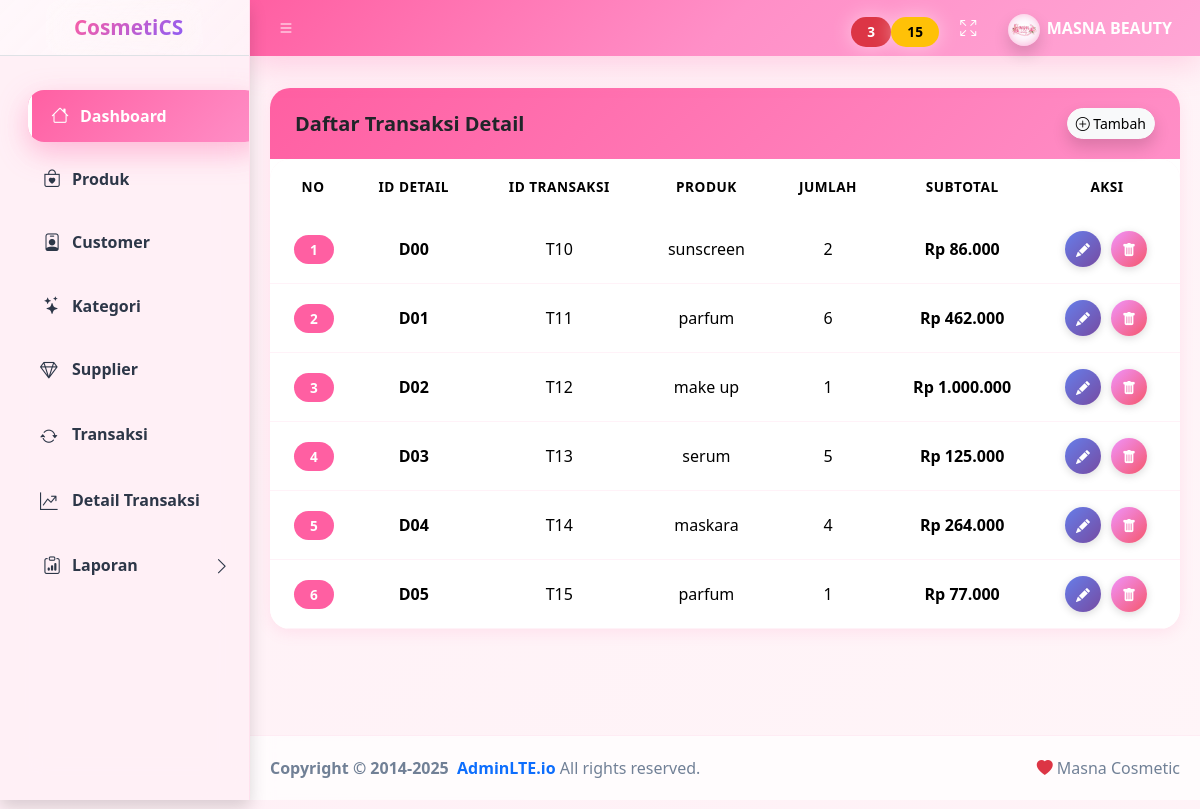
Page /dashboard.php?menu=transaksi_detail (signed in) on the committed database.
### tables this page shows
CREATE TABLE `transaksi_detail` (
  `id_detail` varchar(10) NOT NULL,
  `id_transaksi` varchar(10) NOT NULL,
  `id_produk` varchar(10) NOT NULL,
  `jumlah` int(11) NOT NULL,
  `subtotal` int(11) NOT NULL,
  `harga` varchar(20) NOT NULL
);

CREATE TABLE `produk` (
  `id_produk` varchar(10) NOT NULL,
  `nama_produk` varchar(100) DEFAULT NULL,
  `harga` int(11) DEFAULT NULL,
  `stok` int(11) DEFAULT NULL,
  `id_kategori` varchar(10) NOT NULL,
  `id_supplier` varchar(10) NOT NULL,
  `foto` varchar(100) DEFAULT NULL
);

### form/transaksi_detail/view.php (the view, shortened to what this page needs)
<?php include "koneksi.php"; ?>
<main class="app-main">
  <div class="app-content-header">
  </div>
  <div class="app-content">
    <div class="container-fluid">
      <div class="card card-cosmetic">
<div class="card-header header-cosmetic">
  <div class="d-flex align-items-center">
    <h5 class="mb-0 fw-semibold">
      Daftar Transaksi Detail
    </h5>
    <div class="ms-auto">
      <a href="dashboard.php?menu=addtransaksi_detail"
         class="btn btn-light btn-sm rounded-pill shadow">
        <i class="bi bi-plus-circle"></i>
        <span class="d-none d-md-inline"> Tambah </span>
      </a>
    </div>
  </div>
</div>
        <div class="card-body p-0">
          <table class="table table-hover table-cosmetic align-middle mb-0">
            <thead class="text-center" style="background:#fff0f6">
              <tr>
                <th width="70">NO</th>
                <th>ID DETAIL</th>
                <th>ID TRANSAKSI</th>
                <th>PRODUK</th>
                <th>JUMLAH</th>
                <th>SUBTOTAL</th>
                <th width="140">AKSI</th>
              </tr>
            </thead>
<tbody>
<?php
$no = 1;
$q = mysqli_query($koneksi,"
  SELECT
    td.id_detail,
    td.id_transaksi,
    td.jumlah,
    td.subtotal,
    p.nama_produk
  FROM transaksi_detail td
  JOIN produk p ON td.id_produk = p.id_produk
");
while($d = mysqli_fetch_assoc($q)){
?>
  <tr>
    <td class="text-center">
      <span class="badge bg-pink rounded-pill">
        <?= $no++ ?>
      </span>
    </td>
    <td class="text-center fw-semibold">
      <?= $d['id_detail'] ?>
    </td>
    <td class="text-center">
      <?= $d['id_transaksi'] ?>
    </td>
    <td class="text-center">
      <?= $d['nama_produk'] ?>
    </td>
    <td class="text-center">
      <?= $d['jumlah'] ?>
    </td>
    <td class="text-center fw-semibold">
      Rp <?= number_format($d['subtotal'],0,',','.') ?>
    </td>
    <td class="text-center">
      <a href="dashboard.php?menu=edittransaksi_detail&id_detail=<?= $d['id_detail'] ?>"
         class="btn btn-action btn-edit" title="Edit Detail Transaksi">
        <i class="bi bi-pencil-fill"></i>
      </a>
      <a href="form/transaksi_detail/hapus_detail.php?id_detail=<?= $d['id_detail'] ?>"
         class="btn btn-action btn-delete" title="Hapus Detail Transaksi"
         onclick="return confirm('Yakin hapus data ini?')">
        <i class="bi bi-trash-fill"></i>
      </a>
    </td>
  </tr>
<?php } ?>
</tbody>
          </table>
        </div>
      </div>
    </div>
  </div>
</main>

### dashboard.php (style rules this page uses)
:root { --pink-primary: #ff5fa2; --pink-secondary: #ff8fc7; --pink-light: #fff0f6; --pink-dark: #ff2f8a; --purple: #8b5cf6; --text-dark: #2d3748; --text-muted: #718096; --border-radius: 20px; --shadow-sm: 0 4px 15px rgba(255,95,162,.12); --shadow-md: 0 10px 30px rgba(255,95,162,.2); --shadow-lg: 0 20px 50px rgba(255,95,162,.3); --transition: all .4s cubic-bezier(.4,0,.2,1); }
body { background: linear-gradient(135deg, #fff0f6 0%, #fff5f8 100%); font-family: 'Segoe UI', system-ui, -apple-system, sans-serif; color: var(--text-dark); }
.card { border: none !important; border-radius: var(--border-radius) !important; box-shadow: var(--shadow-sm) !important; transition: var(--transition) !important; overflow: hidden; background: #fff; }
.card-header { background: linear-gradient(135deg, #ff5fa2 0%, #ff8fc7 100%); color: #fff; border: none !important; padding: 20px 25px; font-weight: 700; font-size: 1.1rem; }
.table { border-radius: var(--border-radius); overflow: hidden; }
.table thead { background: linear-gradient(135deg, #ff5fa2 0%, #ff8fc7 100%); color: #fff; }
.table thead th { border: none; padding: 18px; font-weight: 700; text-transform: uppercase; font-size: .85rem; letter-spacing: .5px; }
.table tbody tr { transition: var(--transition); border-bottom: 1px solid rgba(255,95,162,.08); }
.table tbody td { padding: 16px; vertical-align: middle; }
.badge { padding: 8px 16px !important; border-radius: 20px !important; font-weight: 600 !important; font-size: .85rem !important; letter-spacing: .3px; }
.app-main, .card, .small-box { animation: fadeInUp .6s ease-out; }
.app-main { animation-delay: .1s; }

### form/transaksi_detail/view.php (style rules this page uses)
:root { --pink:#ff5fa2; --pink-soft:#fff0f6; }
.card-cosmetic { border:none; border-radius:22px; box-shadow:0 15px 35px rgba(255,95,162,.25); }
.header-cosmetic { background:linear-gradient(135deg,#ff5fa2,#ff8fc7); color:#fff; border-radius:22px 22px 0 0; }
.bg-pink { background:#ff5fa2; }
.btn-action { width:36px; height:36px; border-radius:50%; display:inline-flex; align-items:center; justify-content:center; border:none; transition:all 0.3s ease; margin:0 3px; box-shadow:0 2px 8px rgba(0,0,0,.15); }
.btn-edit { background:linear-gradient(135deg,#667eea,#764ba2); color:#fff; }
.btn-delete { background:linear-gradient(135deg,#f093fb,#f5576c); color:#fff; }
.btn-action i { font-size:14px; }

### rows in the picture
transaksi_detail: id_detail "D00", id_transaksi "T10", id_produk.nama_produk "sunscreen", jumlah "2", subtotal "86.000"
transaksi_detail: id_detail "D01", id_transaksi "T11", id_produk.nama_produk "parfum", jumlah "6", subtotal "462.000"
transaksi_detail: id_detail "D02", id_transaksi "T12", id_produk.nama_produk "make up", jumlah "1", subtotal "1.000.000"
transaksi_detail: id_detail "D03", id_transaksi "T13", id_produk.nama_produk "serum", jumlah "5", subtotal "125.000"
transaksi_detail: id_detail "D04", id_transaksi "T14", id_produk.nama_produk "maskara", jumlah "4", subtotal "264.000"
transaksi_detail: id_detail "D05", id_transaksi "T15", id_produk.nama_produk "parfum", jumlah "1", subtotal "77.000"
